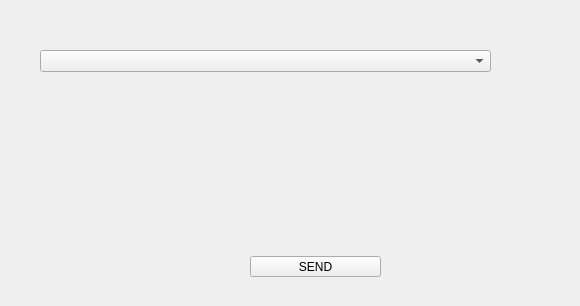
<?xml version="1.0" encoding="UTF-8"?>
<ui version="4.0">
 <class>QtClientAskForCreditUI</class>
 <widget class="QWidget" name="QtClientAskForCreditUI">
  <property name="geometry">
   <rect>
    <x>0</x>
    <y>0</y>
    <width>580</width>
    <height>306</height>
   </rect>
  </property>
  <property name="windowTitle">
   <string>QtClientAskForCreditUI</string>
  </property>
  <widget class="QComboBox" name="comboBox">
   <property name="geometry">
    <rect>
     <x>40</x>
     <y>50</y>
     <width>451</width>
     <height>22</height>
    </rect>
   </property>
  </widget>
  <widget class="QWidget" name="formLayoutWidget">
   <property name="geometry">
    <rect>
     <x>160</x>
     <y>140</y>
     <width>231</width>
     <height>21</height>
    </rect>
   </property>
   <layout class="QFormLayout" name="formLayout">
    <item row="0" column="0">
     <widget class="QLabel" name="label">
      <property name="text">
       <string>VALUE</string>
      </property>
     </widget>
    </item>
    <item row="0" column="1">
     <widget class="QTextEdit" name="textEdit"/>
    </item>
   </layout>
  </widget>
  <widget class="QPushButton" name="pushButton">
   <property name="geometry">
    <rect>
     <x>250</x>
     <y>256</y>
     <width>131</width>
     <height>21</height>
    </rect>
   </property>
   <property name="text">
    <string>SEND</string>
   </property>
  </widget>
 </widget>
 <layoutdefault spacing="6" margin="11"/>
 <resources/>
 <connections/>
</ui>
